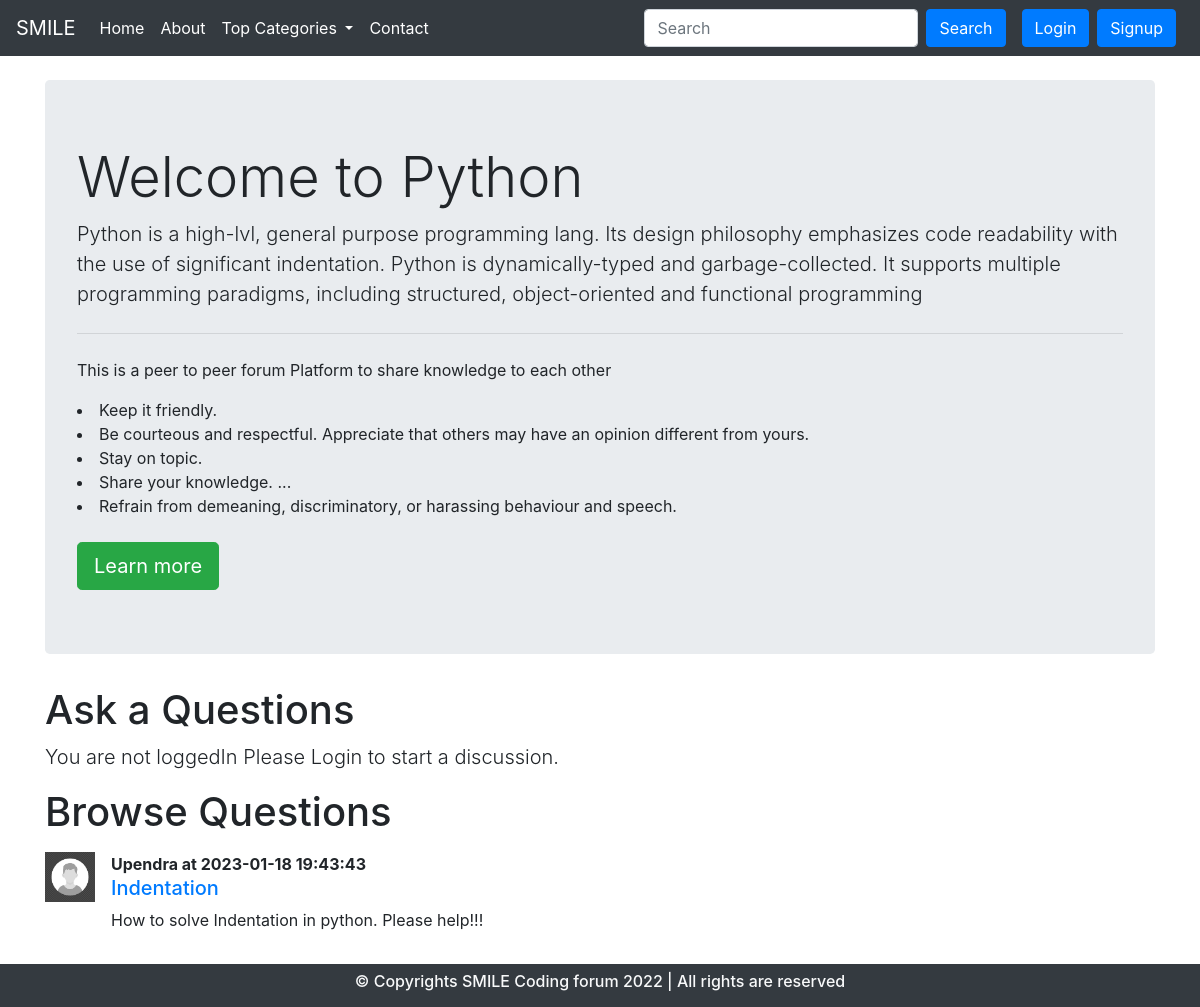
The app's page /threadlist.php?catid=1 with its own data.
### tables this page shows
CREATE TABLE `category` (
  `category_id` int(8) NOT NULL,
  `category_name` varchar(255) NOT NULL,
  `category_description` text NOT NULL,
  `created` datetime NOT NULL DEFAULT current_timestamp()
);

CREATE TABLE `thread` (
  `thread_id` int(7) NOT NULL,
  `thread_title` varchar(255) NOT NULL,
  `thread_desc` text NOT NULL,
  `thread_cat_id` int(7) NOT NULL,
  `thread_user_id` int(7) NOT NULL,
  `timestamp` datetime NOT NULL DEFAULT current_timestamp()
);

CREATE TABLE `users` (
  `user_id` int(8) NOT NULL,
  `name` varchar(255) NOT NULL,
  `user_email` varchar(255) NOT NULL,
  `user_password` varchar(255) NOT NULL,
  `timesstamp` datetime NOT NULL DEFAULT current_timestamp()
);

### threadlist.php (the view, shortened to what this page needs)
<!doctype html>
<html lang="en">
<head>
    <link rel="stylesheet" href="https://cdn.jsdelivr.net/npm/bootstrap@4.6.2/dist/css/bootstrap.min.css">
</head>
<body>
    <?php include 'partials/_dbconnect.php';  ?>
    <?php include 'partials/_header.php';   ?>
    <?php
    $id = $_GET['catid'];
    $sql = "SELECT * FROM `category` WHERE category_id=$id";
    $result = mysqli_query($conn, $sql);
    while ($row = mysqli_fetch_assoc($result)) {
        $catname = $row['category_name'];
        $catdesc = $row['category_description'];
    }
    ?>
    <?php
    echo '<div class="container my-4">
    <div class="jumbotron">
        <h1 class="display-4">Welcome to ' . $catname . '</h1>
        <p class="lead">' . $catdesc . '</p>
        <hr class="my-4">
        <p>This is a peer to peer forum Platform to share knowledge to each other</p>
        <li>Keep it friendly.</li>
        <li>Be courteous and respectful. Appreciate that others may have an opinion different from yours.</li>
        <li>Stay on topic.</li>
        <li>Share your knowledge. ...</li>
        <li>Refrain from demeaning, discriminatory, or harassing behaviour and speech.</li>
        <br>
        <a class="btn btn-success btn-lg" href="#" role="button">Learn more</a>
    </div>
</div>';
    ?>
<?php
if(isset($_SESSION['loggedin']) && $_SESSION['loggedin']==true){
    echo '<div class="container my-3">
         <h1>Ask a Questions</h1>
         <form action="'.$_SERVER['REQUEST_URI'].'" method="post">
             <div class="form-group">
                 <label for="title">Problem Title</label>
                 <input type="text" class="form-control" id="title" name="title" aria-describedby="title" placeholder="Enter Title">
                 <small id="emailHelp" class="form-text text-muted">Keep your title as short as possible.</small>
                 <input type="hidden" name="user_id" value="'.$_SESSION["user_id"].'">
             </div>
             <div class="form-group">
                 <label for="desc">Elaborate Your Problem</label>
                 <textarea class="form-control" id="desc" name="desc" rows="3"></textarea>
             </div>
             <button type="submit" class="btn btn-success">Submit</button>
         </form>
     </div>';
}
    else{
        echo '<div class="container">
        <h1>Ask a Questions</h1>
        <p class="lead">You are not loggedIn Please Login to start a discussion.</p>
        </div>';
    }
?>
    <div class="container">
        <h1>Browse Questions</h1>
        <?php
        $id = $_GET['catid'];
        $sql = "SELECT * FROM `thread` WHERE thread_cat_id = $id";
        $result = mysqli_query($conn, $sql);
        while ($row = mysqli_fetch_assoc($result)) {
            $thid = $row['thread_id'];
            $thtitle = $row['thread_title'];
            $thdesc = $row['thread_desc'];
            $thread_time = $row['timestamp'];
            $thread_user_id = $row['thread_user_id'];
            $sql2 = 'SELECT * FROM `users` WHERE user_id= '.$thread_user_id.'';
            $result2 = mysqli_query($conn, $sql2);
            $row2 = mysqli_fetch_assoc($result2);
            $name = $row2['name'];
            echo '<div class="media my-3">
            <img src="./img/user.jpg" width="50px" class="mr-3" alt="...">
            <div class="media-body">
            <p class="font-weight-bold my-0">'.$name.' at '.$thread_time.'</p>
                <h5 class="mt-0"><a href="thread.php?threadid=' . $thid . '">' . $thtitle . '</a></h5>
                <p>' . $thdesc . '</p>
            </div>
        </div>';
        }
        ?>
    </div>
    <?php include 'partials/_footer.php'; ?>
</body>
</html>

### records on screen
category: category_name "Python", category_description "Python is a high-lvl, general purpose programming lang. Its design philosophy emphasizes code readability with the use of significant indentation. Python is dynamically-typed and garbage-collected. It supports multiple programming paradigms, including structured, object-oriented and functional programming"
thread: users.name "Upendra", timestamp "2023-01-18 19:43:43", thread_title "Indentation", thread_desc "How to solve Indentation in python. Please help!!!"
